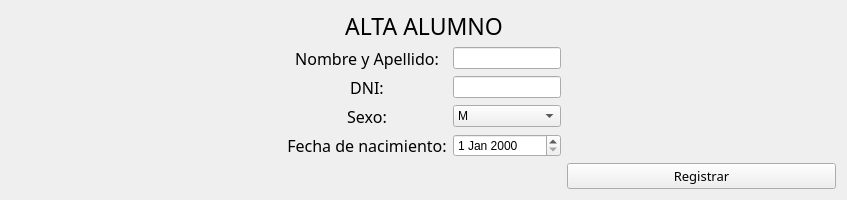
             <widget class="QWidget" name="page_alta_alu">
              <layout class="QGridLayout" name="gridLayout_7">
               <item row="3" column="3">
                <spacer name="horizontalSpacer_18">
                 <property name="orientation">
                  <enum>Qt::Horizontal</enum>
                 </property>
                 <property name="sizeType">
                  <enum>QSizePolicy::Expanding</enum>
                 </property>
                 <property name="sizeHint" stdset="0">
                  <size>
                   <width>269</width>
                   <height>20</height>
                  </size>
                 </property>
                </spacer>
               </item>
               <item row="2" column="1">
                <widget class="QLabel" name="label_8">
                 <property name="font">
                  <font>
                   <family>Segoe UI Semibold</family>
                   <pointsize>12</pointsize>
                  </font>
                 </property>
                 <property name="text">
                  <string>DNI:</string>
                 </property>
                 <property name="alignment">
                  <set>Qt::AlignCenter</set>
                 </property>
                </widget>
               </item>
               <item row="4" column="3">
                <spacer name="horizontalSpacer_15">
                 <property name="orientation">
                  <enum>Qt::Horizontal</enum>
                 </property>
                 <property name="sizeHint" stdset="0">
                  <size>
                   <width>269</width>
                   <height>20</height>
                  </size>
                 </property>
                </spacer>
               </item>
               <item row="2" column="3">
                <spacer name="horizontalSpacer_17">
                 <property name="orientation">
                  <enum>Qt::Horizontal</enum>
                 </property>
                 <property name="sizeHint" stdset="0">
                  <size>
                   <width>269</width>
                   <height>20</height>
                  </size>
                 </property>
                </spacer>
               </item>
               <item row="3" column="0">
                <spacer name="horizontalSpacer_19">
                 <property name="orientation">
                  <enum>Qt::Horizontal</enum>
                 </property>
                 <property name="sizeHint" stdset="0">
                  <size>
                   <width>270</width>
                   <height>20</height>
                  </size>
                 </property>
                </spacer>
               </item>
               <item row="1" column="2">
                <widget class="QLineEdit" name="input_alta_alu_nombre">
                 <property name="sizePolicy">
                  <sizepolicy hsizetype="Preferred" vsizetype="Fixed">
                   <horstretch>0</horstretch>
                   <verstretch>0</verstretch>
                  </sizepolicy>
                 </property>
                </widget>
               </item>
               <item row="2" column="0">
                <spacer name="horizontalSpacer_14">
                 <property name="orientation">
                  <enum>Qt::Horizontal</enum>
                 </property>
                 <property name="sizeHint" stdset="0">
                  <size>
                   <width>270</width>
                   <height>20</height>
                  </size>
                 </property>
                </spacer>
               </item>
               <item row="5" column="3">
                <widget class="QPushButton" name="btn_registro_alta_alu">
                 <property name="font">
                  <font>
                   <family>Segoe UI Semibold</family>
                   <pointsize>10</pointsize>
                  </font>
                 </property>
                 <property name="text">
                  <string>Registrar</string>
                 </property>
                </widget>
               </item>
               <item row="1" column="1">
                <widget class="QLabel" name="label_9">
                 <property name="font">
                  <font>
                   <family>Segoe UI Semibold</family>
                   <pointsize>12</pointsize>
                  </font>
                 </property>
                 <property name="text">
                  <string>Nombre y Apellido:</string>
                 </property>
                 <property name="alignment">
                  <set>Qt::AlignCenter</set>
                 </property>
                </widget>
               </item>
               <item row="4" column="2">
                <widget class="QDateEdit" name="dt_fnac_alta_alu">
                 <property name="sizePolicy">
                  <sizepolicy hsizetype="Preferred" vsizetype="Fixed">
                   <horstretch>0</horstretch>
                   <verstretch>0</verstretch>
                  </sizepolicy>
                 </property>
                </widget>
               </item>
               <item row="1" column="3">
                <spacer name="horizontalSpacer_12">
                 <property name="orientation">
                  <enum>Qt::Horizontal</enum>
                 </property>
                 <property name="sizeHint" stdset="0">
                  <size>
                   <width>269</width>
                   <height>20</height>
                  </size>
                 </property>
                </spacer>
               </item>
               <item row="3" column="1">
                <widget class="QLabel" name="label_6">
                 <property name="sizePolicy">
                  <sizepolicy hsizetype="Preferred" vsizetype="Preferred">
                   <horstretch>0</horstretch>
                   <verstretch>0</verstretch>
                  </sizepolicy>
                 </property>
                 <property name="font">
                  <font>
                   <family>Segoe UI Semibold</family>
                   <pointsize>12</pointsize>
                  </font>
                 </property>
                 <property name="text">
                  <string>Sexo:</string>
                 </property>
                 <property name="alignment">
                  <set>Qt::AlignCenter</set>
                 </property>
                </widget>
               </item>
               <item row="2" column="2">
                <widget class="QLineEdit" name="input_alta_alu_dni">
                 <property name="sizePolicy">
                  <sizepolicy hsizetype="Preferred" vsizetype="Fixed">
                   <horstretch>0</horstretch>
                   <verstretch>0</verstretch>
                  </sizepolicy>
                 </property>
                 <property name="maxLength">
                  <number>8</number>
                 </property>
                </widget>
               </item>
               <item row="1" column="0">
                <spacer name="horizontalSpacer_13">
                 <property name="orientation">
                  <enum>Qt::Horizontal</enum>
                 </property>
                 <property name="sizeHint" stdset="0">
                  <size>
                   <width>270</width>
                   <height>20</height>
                  </size>
                 </property>
                </spacer>
               </item>
               <item row="5" column="0" colspan="2">
                <widget class="QLabel" name="label_informe_alta_alu">
                 <property name="enabled">
                  <bool>true</bool>
                 </property>
                 <property name="font">
                  <font>
                   <family>Segoe UI Semibold</family>
                   <pointsize>10</pointsize>
                  </font>
                 </property>
                 <property name="styleSheet">
                  <string notr="true">color:green;</string>
                 </property>
                 <property name="inputMethodHints">
                  <set>Qt::ImhNone</set>
                 </property>
                 <property name="text">
                  <string/>
                 </property>
                 <property name="alignment">
                  <set>Qt::AlignCenter</set>
                 </property>
                 <property name="textInteractionFlags">
                  <set>Qt::LinksAccessibleByMouse</set>
                 </property>
                </widget>
               </item>
               <item row="3" column="2">
                <widget class="QComboBox" name="cb_sexo_alta_alu">
                 <property name="sizePolicy">
                  <sizepolicy hsizetype="Preferred" vsizetype="Fixed">
                   <horstretch>0</horstretch>
                   <verstretch>0</verstretch>
                  </sizepolicy>
                 </property>
                 <item>
                  <property name="text">
                   <string>M</string>
                  </property>
                 </item>
                 <item>
                  <property name="text">
                   <string>F</string>
                  </property>
                 </item>
                </widget>
               </item>
               <item row="4" column="0">
                <spacer name="horizontalSpacer_20">
                 <property name="orientation">
                  <enum>Qt::Horizontal</enum>
                 </property>
                 <property name="sizeHint" stdset="0">
                  <size>
                   <width>270</width>
                   <height>20</height>
                  </size>
                 </property>
                </spacer>
               </item>
               <item row="4" column="1">
                <widget class="QLabel" name="label_5">
                 <property name="font">
                  <font>
                   <family>Segoe UI Semibold</family>
                   <pointsize>12</pointsize>
                  </font>
                 </property>
                 <property name="text">
                  <string>Fecha de nacimiento:</string>
                 </property>
                 <property name="alignment">
                  <set>Qt::AlignCenter</set>
                 </property>
                </widget>
               </item>
               <item row="0" column="1" colspan="2">
                <widget class="QLabel" name="label_36">
                 <property name="maximumSize">
                  <size>
                   <width>16777215</width>
                   <height>30</height>
                  </size>
                 </property>
                 <property name="font">
                  <font>
                   <family>Segoe UI Semibold</family>
                   <pointsize>17</pointsize>
                  </font>
                 </property>
                 <property name="text">
                  <string>ALTA ALUMNO</string>
                 </property>
                 <property name="alignment">
                  <set>Qt::AlignCenter</set>
                 </property>
                </widget>
               </item>
              </layout>
             </widget>
